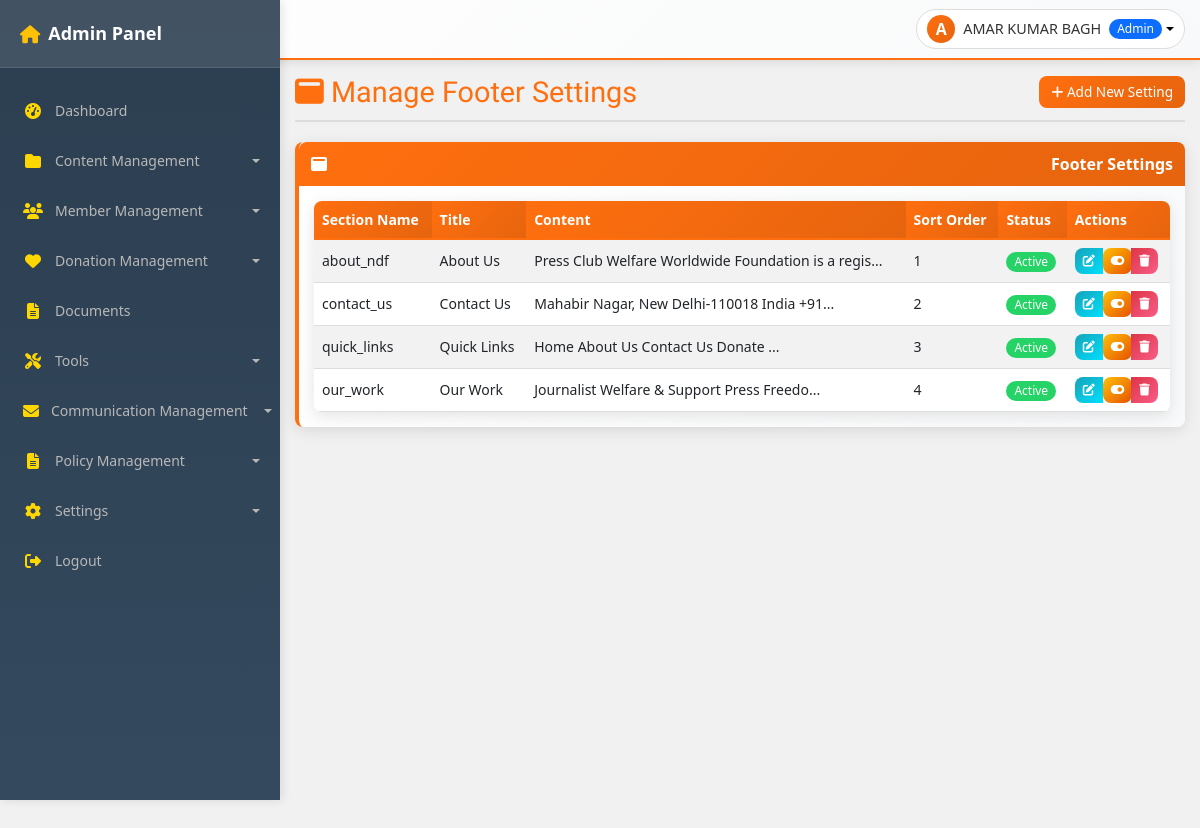
The app's page /admin/footer-settings.php (signed in) with its own data.
### tables this page shows
CREATE TABLE `footer_settings` (
  `id` int(11) NOT NULL,
  `section_name` varchar(100) NOT NULL,
  `title` varchar(255) DEFAULT NULL,
  `content` text DEFAULT NULL,
  `sort_order` int(11) DEFAULT 0,
  `status` enum('active','inactive') DEFAULT 'active',
  `created_at` timestamp NOT NULL DEFAULT current_timestamp(),
  `updated_at` timestamp NOT NULL DEFAULT current_timestamp() ON UPDATE current_timestamp()
);

### admin/footer-settings.php (the view, shortened to what this page needs)
<?php
require_once 'includes/auth_check.php';
$action = isset($_GET['action']) ? sanitizeInput($_GET['action']) : 'list';
try {
    $db = getDbConnection();
} catch (PDOException $e) {
    logError("Database connection error: " . $e->getMessage());
    $error = "Database error: " . $e->getMessage();
    $footerItems = [];
    $totalPages = 0;
}
$page = isset($_GET['page']) ? (int)$_GET['page'] : 1;
$limit = 12;
$offset = ($page - 1) * $limit;
try {
    $stmt = $db->prepare("SELECT * FROM footer_settings ORDER BY sort_order ASC LIMIT :limit OFFSET :offset");
    $stmt->bindValue(':limit', $limit, PDO::PARAM_INT);
    $stmt->bindValue(':offset', $offset, PDO::PARAM_INT);
    $stmt->execute();
    $footerItems = $stmt->fetchAll(PDO::FETCH_ASSOC);
} catch (PDOException $e) {
    logError("Database query error for footer_settings: " . $e->getMessage());
    $error = "Database error: " . htmlspecialchars($e->getMessage(), ENT_QUOTES, 'UTF-8');
    $footerItems = [];
    $totalPages = 0;
}
include 'includes/header.php';
?>
<?php include 'includes/sidebar.php'; ?>
<div class="admin-content">
    <?php include 'includes/topbar.php'; ?>
    <div class="main-content">
        <div class="page-header">
            <h1 class="page-title">
                <i class="fas fa-window-maximize"></i> Manage Footer Settings
            </h1>
            <div class="page-actions">
                <?php if ($action === 'add' || $action === 'edit'): ?>
                    <a href="footer-settings.php" class="btn btn-secondary">
                        <i class="fas fa-arrow-left"></i> Back
                    </a>
                <?php else: ?>
                    <a href="footer-settings.php?action=add" class="btn btn-primary">
                        <i class="fas fa-plus"></i> Add New Setting
                    </a>
                <?php endif; ?>
            </div>
        </div>
        <?php if ($action === 'add' || $action === 'edit'): ?>
            <div class="admin-card">
                <div class="card-header">
                    <i class="fas fa-<?php echo $action === 'add' ? 'plus' : 'edit'; ?>"></i> <?php echo ($action === 'add') ? "Add New Setting" : "Edit Setting"; ?>
                </div>
                <div class="card-body">
                    <form method="post">
                        <input type="hidden" name="action" value="<?php echo $action; ?>">
                        <input type="hidden" name="csrf_token" value="<?php echo htmlspecialchars(generateCSRF(), ENT_QUOTES, 'UTF-8'); ?>">
                        <?php if ($action === 'edit'): ?>
                            <input type="hidden" name="footer_id" value="<?php echo $footer['id']; ?>">
                        <?php endif; ?>
                        <div class="mb-3">
                            <label for="section_name" class="form-label">Section Name <span class="text-danger">*</span></label>
                            <input type="text" class="form-control" id="section_name" name="section_name"
                                   value="<?php echo htmlspecialchars($footer['section_name'] ?? '', ENT_QUOTES, 'UTF-8'); ?>" required>
                            <small class="form-text text-muted">Name of the footer section (e.g., About Us, Contact)</small>
                        </div>
                        <div class="mb-3">
                            <label for="title" class="form-label">Title <span class="text-danger">*</span></label>
                            <input type="text" class="form-control" id="title" name="title"
                                   value="<?php echo htmlspecialchars($footer['title'] ?? '', ENT_QUOTES, 'UTF-8'); ?>" required>
                            <small class="form-text text-muted">Title of the footer section</small>
                        </div>
                        <div class="mb-3">
                            <label for="content" class="form-label">Content</label>
                            <textarea class="form-control ckeditor" id="content" name="content" rows="6"><?php echo htmlspecialchars($footer['content'] ?? '', ENT_QUOTES, 'UTF-8'); ?></textarea>
                            <small class="form-text text-muted">Content of the footer section (HTML supported)</small>
                        </div>
                        <div class="row mb-3">
                            <div class="col-md-6">
                                <label for="sort_order" class="form-label">Sort Order</label>
                                <input type="number" class="form-control" id="sort_order" name="sort_order"
                                       value="<?php echo htmlspecialchars($footer['sort_order'] ?? 0, ENT_QUOTES, 'UTF-8'); ?>" min="0">
                                <small class="form-text text-muted">Order of the section (lower number appears first)</small>
                            </div>
                            <div class="col-md-6">
                                <label for="status" class="form-label">Status</label>
                                <select class="form-select" id="status" name="status">
                                    <option value="active" <?php echo (isset($footer['status']) && $footer['status'] === 'active') ? 'selected' : ''; ?>>Active</option>
                                    <option value="inactive" <?php echo (isset($footer['status']) && $footer['status'] === 'inactive') ? 'selected' : ''; ?>>Inactive</option>
                                </select>
                            </div>
                        </div>
                        <div class="mt-4">
                            <button type="submit" class="btn btn-primary">
                                <i class="fas fa-save"></i> <?php echo ($action === 'add') ? "Add" : "Update"; ?>
                            </button>
                            <a href="footer-settings.php" class="btn btn-secondary">
                                <i class="fas fa-times"></i> Cancel
                            </a>
                        </div>
                    </form>
                </div>
            </div>
        <?php else: ?>
            <div class="admin-card">
                <div class="card-header">
                    <i class="fas fa-window-maximize"></i> Footer Settings
                </div>
                <div class="card-body">
                    <?php if (count($footerItems) > 0): ?>
                        <div class="table-responsive">
                            <table class="table table-striped table-hover" id="dataTable">
                                <thead>
                                    <tr>
                                        <th>Section Name</th>
                                        <th>Title</th>
                                        <th class="d-none d-md-table-cell">Content</th>
                                        <th class="d-none d-md-table-cell">Sort Order</th>
                                        <th>Status</th>
                                        <th>Actions</th>
                                    </tr>
                                </thead>
                                <tbody>
                                    <?php foreach ($footerItems as $item): ?>
                                        <tr>
                                            <td><?php echo htmlspecialchars($item['section_name']); ?></td>
                                            <td><?php echo htmlspecialchars($item['title']); ?></td>
                                            <td class="d-none d-md-table-cell"><?php echo htmlspecialchars(substr(strip_tags($item['content'] ?? ''), 0, 50)) . (strlen(strip_tags($item['content'] ?? '')) > 50 ? '...' : ''); ?></td>
                                            <td class="d-none d-md-table-cell"><?php echo $item['sort_order']; ?></td>
                                            <td>
                                                <span class="badge <?php echo $item['status'] === 'active' ? 'badge-success' : 'badge-warning'; ?>">
                                                    <?php echo $item['status'] === 'active' ? 'Active' : 'Inactive'; ?>
                                                </span>
                                            </td>
                                            <td>
                                                <div class="btn-group" role="group">
                                                    <a href="footer-settings.php?action=edit&id=<?php echo $item['id']; ?>" class="btn btn-sm btn-info" title="Edit">
                                                        <i class="fas fa-edit"></i>
                                                    </a>
                                                    <form method="post" class="d-inline">
                                                        <button type="submit" class="btn btn-sm btn-warning" title="Toggle Status">
                                                            <i class="fas fa-toggle-on"></i>
                                                        </button>
                                                    </form>
                                                    <button type="button" class="btn btn-sm btn-danger confirm-delete" data-bs-toggle="modal" data-bs-target="#deleteModal<?php echo $item['id']; ?>" title="Delete">
                                                        <i class="fas fa-trash"></i>
                                                    </button>
                                                </div>
                                            </td>
                                        </tr>
                                    <?php endforeach; ?>
                                </tbody>
                            </table>
                        </div>
                    <?php else: ?>
                        <div class="alert alert-info">
                            <i class="fas fa-info-circle"></i> No footer settings found.
                        </div>
                    <?php endif; ?>
                </div>
            </div>
        <?php endif; ?>
    </div>
</div>
<?php include 'includes/footer.php'; ?>

### admin/includes/header.php (style rules this page uses)
body { font-family: 'Segoe UI', Tahoma, Geneva, Verdana, sans-serif; }

### admin/footer-settings.php (style rules this page uses)
.table-responsive { overflow-x: auto; -webkit-overflow-scrolling: touch; }
.table th, .table td { vertical-align: middle; font-size: 14px; padding: 8px; }
.btn-group .btn { padding: 4px 8px; font-size: 12px; }
.badge { font-size: 12px; }

### records on screen
footer_settings: section_name "about_ndf", title "About Us", content "Press Club Welfare Worldwide Foundation is a regis", sort_order "1", status "Active"
footer_settings: section_name "contact_us", title "Contact Us", content "Mahabir Nagar, New Delhi-110018 India +91", sort_order "2", status "Active"
footer_settings: section_name "quick_links", title "Quick Links", content "Home About Us Contact Us Donate", sort_order "3", status "Active"
footer_settings: section_name "our_work", title "Our Work", content "Journalist Welfare & Support Press Freedo", sort_order "4", status "Active"

### other values on screen
$pageTitle "Manage Footer Settings"
substr($_SESSION['user_name'], 0, 1) "A"
$_SESSION['user_name'] "AMAR KUMAR BAGH"
$_SESSION['user_type'] "Admin"
